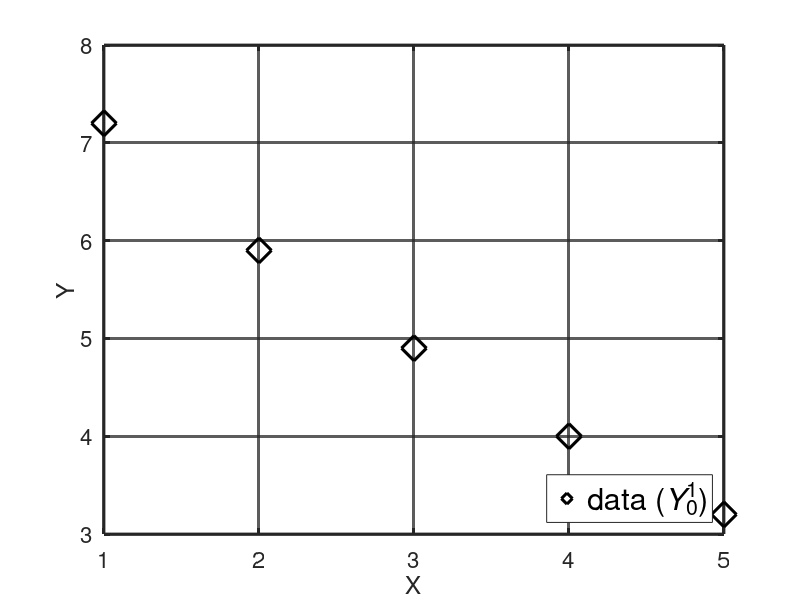

The MATLAB script that drew this image:
##побудова наборів даних на графіку
##очистка змінних та комнадного вікна
clc; clear
##набор даних

X=[1 2 3 4 5];
Y=[7.2 5.9 4.9 4 3.2];

##побудова графіка

plot(X,Y,'dk',"markersize", 18, "linewidth", 2.25)

##підпис осей
xlabel('X'); ylabel('Y');
grid on; 

##оформлення осей
set (gca, "linewidth", 2, "fontsize", 16, 'gridalpha', 0.75) 
h=legend('data ({\itY}_{0}^{1})',
'data ({\itZ}_{0}^{2})')

legend(h, "location", "southeast");
set (h, "fontsize", 22)
##збереження результатц у файлі формату png
print -dpng data_plot
 


